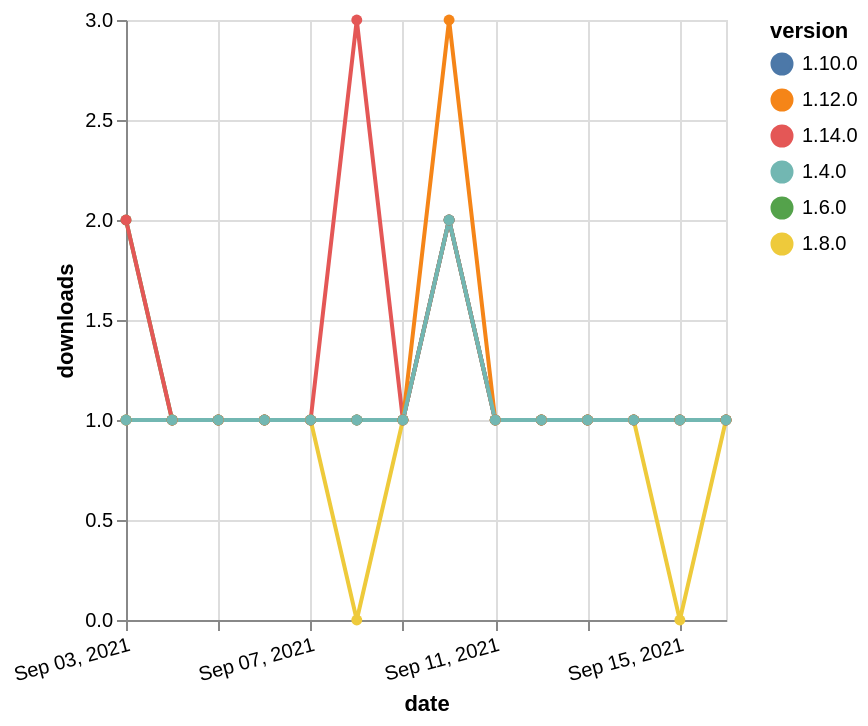

Vega-Lite specification for this chart:
### Vega-Lite specification from a JSON file in a GitHub repository (floating-point values rounded to 4 significant figures)
{"$schema": "https://vega.github.io/schema/vega-lite/v5.json", "description": "A simple bar chart with embedded data.", "data": {"values": [{"date": "2021-09-03", "total": 205, "delta": 2, "version": "1.6.0"}, {"date": "2021-09-04", "total": 206, "delta": 1, "version": "1.6.0"}, {"date": "2021-09-05", "total": 207, "delta": 1, "version": "1.6.0"}, {"date": "2021-09-06", "total": 208, "delta": 1, "version": "1.6.0"}, {"date": "2021-09-07", "total": 209, "delta": 1, "version": "1.6.0"}, {"date": "2021-09-08", "total": 210, "delta": 1, "version": "1.6.0"}, {"date": "2021-09-09", "total": 211, "delta": 1, "version": "1.6.0"}, {"date": "2021-09-10", "total": 213, "delta": 2, "version": "1.6.0"}, {"date": "2021-09-11", "total": 214, "delta": 1, "version": "1.6.0"}, {"date": "2021-09-12", "total": 215, "delta": 1, "version": "1.6.0"}, {"date": "2021-09-13", "total": 216, "delta": 1, "version": "1.6.0"}, {"date": "2021-09-14", "total": 217, "delta": 1, "version": "1.6.0"}, {"date": "2021-09-15", "total": 218, "delta": 1, "version": "1.6.0"}, {"date": "2021-09-16", "total": 219, "delta": 1, "version": "1.6.0"}, {"date": "2021-09-03", "total": 187, "delta": 1, "version": "1.8.0"}, {"date": "2021-09-04", "total": 188, "delta": 1, "version": "1.8.0"}, {"date": "2021-09-05", "total": 189, "delta": 1, "version": "1.8.0"}, {"date": "2021-09-06", "total": 190, "delta": 1, "version": "1.8.0"}, {"date": "2021-09-07", "total": 191, "delta": 1, "version": "1.8.0"}, {"date": "2021-09-08", "total": 191, "delta": 0, "version": "1.8.0"}, {"date": "2021-09-09", "total": 192, "delta": 1, "version": "1.8.0"}, {"date": "2021-09-10", "total": 194, "delta": 2, "version": "1.8.0"}, {"date": "2021-09-11", "total": 195, "delta": 1, "version": "1.8.0"}, {"date": "2021-09-12", "total": 196, "delta": 1, "version": "1.8.0"}, {"date": "2021-09-13", "total": 197, "delta": 1, "version": "1.8.0"}, {"date": "2021-09-14", "total": 198, "delta": 1, "version": "1.8.0"}, {"date": "2021-09-15", "total": 198, "delta": 0, "version": "1.8.0"}, {"date": "2021-09-16", "total": 199, "delta": 1, "version": "1.8.0"}, {"date": "2021-09-03", "total": 153, "delta": 1, "version": "1.10.0"}, {"date": "2021-09-04", "total": 154, "delta": 1, "version": "1.10.0"}, {"date": "2021-09-05", "total": 155, "delta": 1, "version": "1.10.0"}, {"date": "2021-09-06", "total": 156, "delta": 1, "version": "1.10.0"}, {"date": "2021-09-07", "total": 157, "delta": 1, "version": "1.10.0"}, {"date": "2021-09-08", "total": 158, "delta": 1, "version": "1.10.0"}, {"date": "2021-09-09", "total": 159, "delta": 1, "version": "1.10.0"}, {"date": "2021-09-10", "total": 161, "delta": 2, "version": "1.10.0"}, {"date": "2021-09-11", "total": 162, "delta": 1, "version": "1.10.0"}, {"date": "2021-09-12", "total": 163, "delta": 1, "version": "1.10.0"}, {"date": "2021-09-13", "total": 164, "delta": 1, "version": "1.10.0"}, {"date": "2021-09-14", "total": 165, "delta": 1, "version": "1.10.0"}, {"date": "2021-09-15", "total": 166, "delta": 1, "version": "1.10.0"}, {"date": "2021-09-16", "total": 167, "delta": 1, "version": "1.10.0"}, {"date": "2021-09-03", "total": 116, "delta": 2, "version": "1.14.0"}, {"date": "2021-09-04", "total": 117, "delta": 1, "version": "1.14.0"}, {"date": "2021-09-05", "total": 118, "delta": 1, "version": "1.14.0"}, {"date": "2021-09-06", "total": 119, "delta": 1, "version": "1.14.0"}, {"date": "2021-09-07", "total": 120, "delta": 1, "version": "1.14.0"}, {"date": "2021-09-08", "total": 123, "delta": 3, "version": "1.14.0"}, {"date": "2021-09-09", "total": 124, "delta": 1, "version": "1.14.0"}, {"date": "2021-09-10", "total": 126, "delta": 2, "version": "1.14.0"}, {"date": "2021-09-11", "total": 127, "delta": 1, "version": "1.14.0"}, {"date": "2021-09-12", "total": 128, "delta": 1, "version": "1.14.0"}, {"date": "2021-09-13", "total": 129, "delta": 1, "version": "1.14.0"}, {"date": "2021-09-14", "total": 130, "delta": 1, "version": "1.14.0"}, {"date": "2021-09-15", "total": 131, "delta": 1, "version": "1.14.0"}, {"date": "2021-09-16", "total": 132, "delta": 1, "version": "1.14.0"}, {"date": "2021-09-03", "total": 178, "delta": 1, "version": "1.12.0"}, {"date": "2021-09-04", "total": 179, "delta": 1, "version": "1.12.0"}, {"date": "2021-09-05", "total": 180, "delta": 1, "version": "1.12.0"}, {"date": "2021-09-06", "total": 181, "delta": 1, "version": "1.12.0"}, {"date": "2021-09-07", "total": 182, "delta": 1, "version": "1.12.0"}, {"date": "2021-09-08", "total": 183, "delta": 1, "version": "1.12.0"}, {"date": "2021-09-09", "total": 184, "delta": 1, "version": "1.12.0"}, {"date": "2021-09-10", "total": 187, "delta": 3, "version": "1.12.0"}, {"date": "2021-09-11", "total": 188, "delta": 1, "version": "1.12.0"}, {"date": "2021-09-12", "total": 189, "delta": 1, "version": "1.12.0"}, {"date": "2021-09-13", "total": 190, "delta": 1, "version": "1.12.0"}, {"date": "2021-09-14", "total": 191, "delta": 1, "version": "1.12.0"}, {"date": "2021-09-15", "total": 192, "delta": 1, "version": "1.12.0"}, {"date": "2021-09-16", "total": 193, "delta": 1, "version": "1.12.0"}, {"date": "2021-09-03", "total": 242, "delta": 1, "version": "1.4.0"}, {"date": "2021-09-04", "total": 243, "delta": 1, "version": "1.4.0"}, {"date": "2021-09-05", "total": 244, "delta": 1, "version": "1.4.0"}, {"date": "2021-09-06", "total": 245, "delta": 1, "version": "1.4.0"}, {"date": "2021-09-07", "total": 246, "delta": 1, "version": "1.4.0"}, {"date": "2021-09-08", "total": 247, "delta": 1, "version": "1.4.0"}, {"date": "2021-09-09", "total": 248, "delta": 1, "version": "1.4.0"}, {"date": "2021-09-10", "total": 250, "delta": 2, "version": "1.4.0"}, {"date": "2021-09-11", "total": 251, "delta": 1, "version": "1.4.0"}, {"date": "2021-09-12", "total": 252, "delta": 1, "version": "1.4.0"}, {"date": "2021-09-13", "total": 253, "delta": 1, "version": "1.4.0"}, {"date": "2021-09-14", "total": 254, "delta": 1, "version": "1.4.0"}, {"date": "2021-09-15", "total": 255, "delta": 1, "version": "1.4.0"}, {"date": "2021-09-16", "total": 256, "delta": 1, "version": "1.4.0"}]}, "width": "container", "mark": {"type": "line", "point": {"filled": true}}, "encoding": {"x": {"field": "date", "type": "temporal", "timeUnit": "yearmonthdate", "title": "date", "axis": {"labelAngle": -15}}, "y": {"field": "delta", "type": "quantitative", "title": "downloads"}, "color": {"field": "version", "type": "nominal"}, "tooltip": {"field": "delta"}}}
